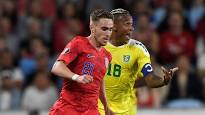
#> input picture images/soccer.jpg, 205 x 115 px
$ python blob0.py ../images/soccer.jpg   (older library calls are emulated)
#> lines starting #> are read from the running program, lines starting #| are printed output that depends on the picture
#!/usr/bin/python3

# Standard imports
import cv2
import numpy as np;
import sys
import pprint

pprint.pprint(sys.argv)
filename = sys.argv[1]
print("Filename = " + filename)

# Read image
im = cv2.imread(filename, cv2.IMREAD_GRAYSCALE)
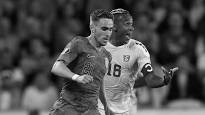
#> im: shape (115, 205); min 0, max 255, mean 78.6

# Set up the detector with default parameters.
detector = cv2.SimpleBlobDetector()

# Detect blobs.
keypoints = detector.detect(im)
#> keypoints = 2 keypoints; (x, y, size): (117, 70, 12.4), (104, 28, 6.3)

# Draw detected blobs as red circles.
# cv2.DRAW_MATCHES_FLAGS_DRAW_RICH_KEYPOINTS ensures the size of the
# circle corresponds to the size of blob
im_with_keypoints = cv2.drawKeypoints(im, keypoints, np.array([]), (0,0,255), cv2.DRAW_MATCHES_FLAGS_DRAW_RICH_KEYPOINTS)

# Show keypoints
cv2.imshow("Keypoints", im_with_keypoints)
cv2.waitKey(0)
